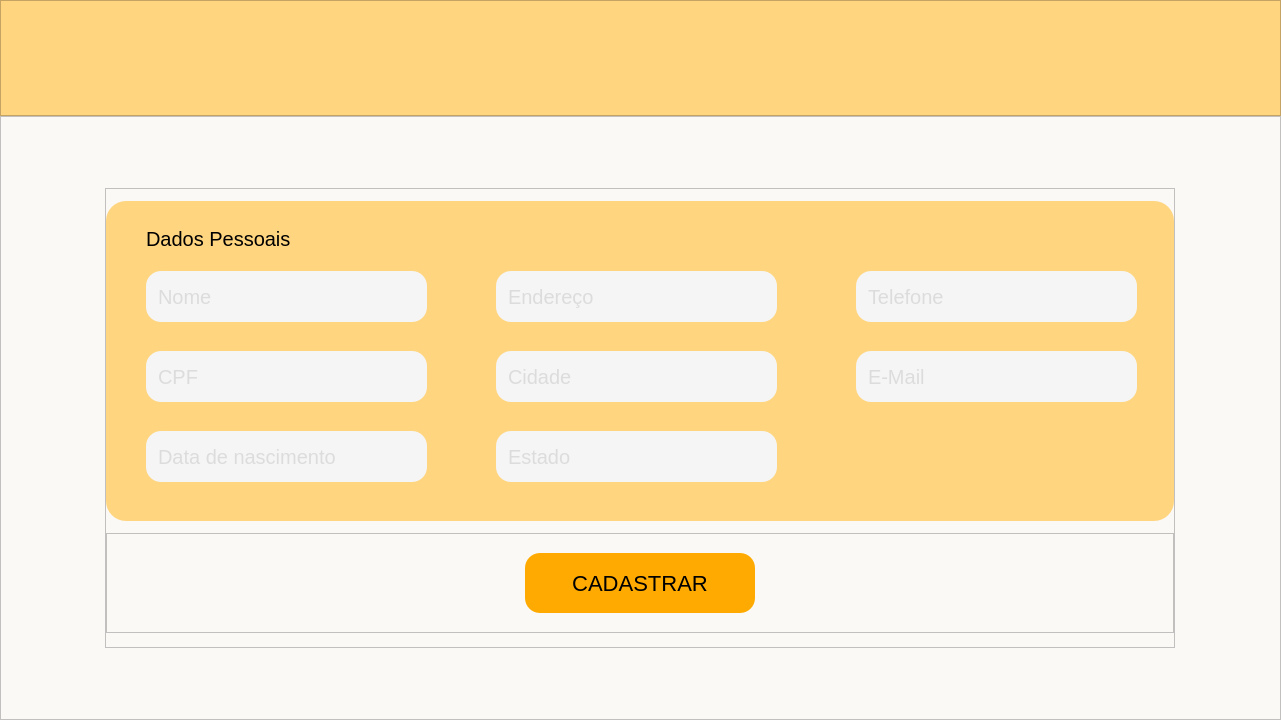
<?xml version="1.0" encoding="UTF-8"?>
<ui version="4.0">
 <class>CadastroCliente</class>
 <widget class="QMainWindow" name="CadastroCliente">
  <property name="geometry">
   <rect>
    <x>0</x>
    <y>0</y>
    <width>1281</width>
    <height>720</height>
   </rect>
  </property>
  <property name="windowTitle">
   <string>CadastroCliente</string>
  </property>
  <widget class="QWidget" name="centralwidget">
   <property name="minimumSize">
    <size>
     <width>1280</width>
     <height>720</height>
    </size>
   </property>
   <layout class="QVBoxLayout" name="verticalLayout">
    <property name="spacing">
     <number>0</number>
    </property>
    <property name="leftMargin">
     <number>0</number>
    </property>
    <property name="topMargin">
     <number>0</number>
    </property>
    <property name="rightMargin">
     <number>0</number>
    </property>
    <property name="bottomMargin">
     <number>0</number>
    </property>
    <item>
     <widget class="QFrame" name="frame_topRectangle">
      <property name="minimumSize">
       <size>
        <width>0</width>
        <height>0</height>
       </size>
      </property>
      <property name="maximumSize">
       <size>
        <width>16777215</width>
        <height>116</height>
       </size>
      </property>
      <property name="layoutDirection">
       <enum>Qt::LeftToRight</enum>
      </property>
      <property name="styleSheet">
       <string notr="true">background: #FFD580;
</string>
      </property>
      <property name="frameShape">
       <enum>QFrame::StyledPanel</enum>
      </property>
      <property name="frameShadow">
       <enum>QFrame::Raised</enum>
      </property>
      <property name="lineWidth">
       <number>1</number>
      </property>
     </widget>
    </item>
    <item>
     <widget class="QFrame" name="frame_whiteRectangle">
      <property name="minimumSize">
       <size>
        <width>1280</width>
        <height>0</height>
       </size>
      </property>
      <property name="font">
       <font>
        <family>Arial</family>
        <pointsize>20</pointsize>
       </font>
      </property>
      <property name="styleSheet">
       <string notr="true">background-color: #faf9f6;</string>
      </property>
      <property name="frameShape">
       <enum>QFrame::StyledPanel</enum>
      </property>
      <property name="frameShadow">
       <enum>QFrame::Raised</enum>
      </property>
      <layout class="QHBoxLayout" name="horizontalLayout">
       <property name="spacing">
        <number>0</number>
       </property>
       <property name="leftMargin">
        <number>0</number>
       </property>
       <property name="topMargin">
        <number>0</number>
       </property>
       <property name="rightMargin">
        <number>0</number>
       </property>
       <property name="bottomMargin">
        <number>0</number>
       </property>
       <item>
        <widget class="QFrame" name="frame">
         <property name="minimumSize">
          <size>
           <width>0</width>
           <height>0</height>
          </size>
         </property>
         <property name="maximumSize">
          <size>
           <width>1070</width>
           <height>460</height>
          </size>
         </property>
         <property name="frameShape">
          <enum>QFrame::StyledPanel</enum>
         </property>
         <property name="frameShadow">
          <enum>QFrame::Raised</enum>
         </property>
         <layout class="QVBoxLayout" name="verticalLayout_2">
          <property name="spacing">
           <number>0</number>
          </property>
          <property name="leftMargin">
           <number>0</number>
          </property>
          <property name="topMargin">
           <number>0</number>
          </property>
          <property name="rightMargin">
           <number>0</number>
          </property>
          <property name="bottomMargin">
           <number>0</number>
          </property>
          <item>
           <widget class="QFrame" name="frame_loginBox">
            <property name="enabled">
             <bool>true</bool>
            </property>
            <property name="minimumSize">
             <size>
              <width>0</width>
              <height>0</height>
             </size>
            </property>
            <property name="maximumSize">
             <size>
              <width>1070</width>
              <height>320</height>
             </size>
            </property>
            <property name="font">
             <font>
              <pointsize>-1</pointsize>
              <stylestrategy>PreferAntialias</stylestrategy>
              <kerning>true</kerning>
             </font>
            </property>
            <property name="layoutDirection">
             <enum>Qt::LeftToRight</enum>
            </property>
            <property name="styleSheet">
             <string notr="true">background: #FFD580;
border-radius: 20px;
font-size: 20px;</string>
            </property>
            <property name="frameShape">
             <enum>QFrame::StyledPanel</enum>
            </property>
            <property name="frameShadow">
             <enum>QFrame::Raised</enum>
            </property>
            <widget class="QLineEdit" name="lineEdit_user">
             <property name="geometry">
              <rect>
               <x>40</x>
               <y>70</y>
               <width>281</width>
               <height>51</height>
              </rect>
             </property>
             <property name="font">
              <font>
               <family>Arial</family>
               <pointsize>-1</pointsize>
               <stylestrategy>PreferDefault</stylestrategy>
               <kerning>true</kerning>
              </font>
             </property>
             <property name="styleSheet">
              <string notr="true">QLineEdit {
	background-color: #F5F5F5;
	border-radius: 15px;
	color: #C4C4C4;
	padding: 0px 0px 0px 10px;
}

QLineEdit:focus {
border: 2px solid #ffaa00;
color: black;
}

</string>
             </property>
             <property name="text">
              <string/>
             </property>
             <property name="alignment">
              <set>Qt::AlignLeading|Qt::AlignLeft|Qt::AlignVCenter</set>
             </property>
             <property name="placeholderText">
              <string>Nome</string>
             </property>
            </widget>
            <widget class="QLineEdit" name="lineEdit_user_2">
             <property name="geometry">
              <rect>
               <x>40</x>
               <y>150</y>
               <width>281</width>
               <height>51</height>
              </rect>
             </property>
             <property name="font">
              <font>
               <family>Arial</family>
               <pointsize>-1</pointsize>
               <stylestrategy>PreferDefault</stylestrategy>
               <kerning>true</kerning>
              </font>
             </property>
             <property name="styleSheet">
              <string notr="true">QLineEdit {
	background-color: #F5F5F5;
	border-radius: 15px;
	color: #C4C4C4;
	padding: 0px 0px 0px 10px;
}

QLineEdit:focus {
border: 2px solid #ffaa00;
color: black;
}

</string>
             </property>
             <property name="text">
              <string/>
             </property>
             <property name="alignment">
              <set>Qt::AlignLeading|Qt::AlignLeft|Qt::AlignVCenter</set>
             </property>
             <property name="placeholderText">
              <string>CPF</string>
             </property>
            </widget>
            <widget class="QLineEdit" name="lineEdit_user_3">
             <property name="geometry">
              <rect>
               <x>40</x>
               <y>230</y>
               <width>281</width>
               <height>51</height>
              </rect>
             </property>
             <property name="font">
              <font>
               <family>Arial</family>
               <pointsize>-1</pointsize>
               <stylestrategy>PreferDefault</stylestrategy>
               <kerning>true</kerning>
              </font>
             </property>
             <property name="styleSheet">
              <string notr="true">QLineEdit {
	background-color: #F5F5F5;
	border-radius: 15px;
	color: #C4C4C4;
	padding: 0px 0px 0px 10px;
}

QLineEdit:focus {
border: 2px solid #ffaa00;
color: black;
}

</string>
             </property>
             <property name="text">
              <string/>
             </property>
             <property name="alignment">
              <set>Qt::AlignLeading|Qt::AlignLeft|Qt::AlignVCenter</set>
             </property>
             <property name="placeholderText">
              <string>Data de nascimento</string>
             </property>
            </widget>
            <widget class="QLineEdit" name="lineEdit_user_4">
             <property name="geometry">
              <rect>
               <x>390</x>
               <y>150</y>
               <width>281</width>
               <height>51</height>
              </rect>
             </property>
             <property name="font">
              <font>
               <family>Arial</family>
               <pointsize>-1</pointsize>
               <stylestrategy>PreferDefault</stylestrategy>
               <kerning>true</kerning>
              </font>
             </property>
             <property name="styleSheet">
              <string notr="true">QLineEdit {
	background-color: #F5F5F5;
	border-radius: 15px;
	color: #C4C4C4;
	padding: 0px 0px 0px 10px;
}

QLineEdit:focus {
border: 2px solid #ffaa00;
color: black;
}

</string>
             </property>
             <property name="text">
              <string/>
             </property>
             <property name="alignment">
              <set>Qt::AlignLeading|Qt::AlignLeft|Qt::AlignVCenter</set>
             </property>
             <property name="placeholderText">
              <string>Cidade</string>
             </property>
            </widget>
            <widget class="QLineEdit" name="lineEdit_user_5">
             <property name="geometry">
              <rect>
               <x>390</x>
               <y>70</y>
               <width>281</width>
               <height>51</height>
              </rect>
             </property>
             <property name="font">
              <font>
               <family>Arial</family>
               <pointsize>-1</pointsize>
               <stylestrategy>PreferDefault</stylestrategy>
               <kerning>true</kerning>
              </font>
             </property>
             <property name="styleSheet">
              <string notr="true">QLineEdit {
	background-color: #F5F5F5;
	border-radius: 15px;
	color: #C4C4C4;
	padding: 0px 0px 0px 10px;
}

QLineEdit:focus {
border: 2px solid #ffaa00;
color: black;
}

</string>
             </property>
             <property name="text">
              <string/>
             </property>
             <property name="alignment">
              <set>Qt::AlignLeading|Qt::AlignLeft|Qt::AlignVCenter</set>
             </property>
             <property name="placeholderText">
              <string>Endereço</string>
             </property>
            </widget>
            <widget class="QLineEdit" name="lineEdit_user_6">
             <property name="geometry">
              <rect>
               <x>390</x>
               <y>230</y>
               <width>281</width>
               <height>51</height>
              </rect>
             </property>
             <property name="font">
              <font>
               <family>Arial</family>
               <pointsize>-1</pointsize>
               <stylestrategy>PreferDefault</stylestrategy>
               <kerning>true</kerning>
              </font>
             </property>
             <property name="styleSheet">
              <string notr="true">QLineEdit {
	background-color: #F5F5F5;
	border-radius: 15px;
	color: #C4C4C4;
	padding: 0px 0px 0px 10px;
}

QLineEdit:focus {
border: 2px solid #ffaa00;
color: black;
}

</string>
             </property>
             <property name="text">
              <string/>
             </property>
             <property name="alignment">
              <set>Qt::AlignLeading|Qt::AlignLeft|Qt::AlignVCenter</set>
             </property>
             <property name="placeholderText">
              <string>Estado</string>
             </property>
            </widget>
            <widget class="QLineEdit" name="lineEdit_user_7">
             <property name="geometry">
              <rect>
               <x>750</x>
               <y>150</y>
               <width>281</width>
               <height>51</height>
              </rect>
             </property>
             <property name="font">
              <font>
               <family>Arial</family>
               <pointsize>-1</pointsize>
               <stylestrategy>PreferDefault</stylestrategy>
               <kerning>true</kerning>
              </font>
             </property>
             <property name="styleSheet">
              <string notr="true">QLineEdit {
	background-color: #F5F5F5;
	border-radius: 15px;
	color: #C4C4C4;
	padding: 0px 0px 0px 10px;
}

QLineEdit:focus {
border: 2px solid #ffaa00;
color: black;
}

</string>
             </property>
             <property name="text">
              <string/>
             </property>
             <property name="alignment">
              <set>Qt::AlignLeading|Qt::AlignLeft|Qt::AlignVCenter</set>
             </property>
             <property name="placeholderText">
              <string>E-Mail</string>
             </property>
            </widget>
            <widget class="QLineEdit" name="lineEdit_user_8">
             <property name="geometry">
              <rect>
               <x>750</x>
               <y>70</y>
               <width>281</width>
               <height>51</height>
              </rect>
             </property>
             <property name="font">
              <font>
               <family>Arial</family>
               <pointsize>-1</pointsize>
               <stylestrategy>PreferDefault</stylestrategy>
               <kerning>true</kerning>
              </font>
             </property>
             <property name="styleSheet">
              <string notr="true">QLineEdit {
	background-color: #F5F5F5;
	border-radius: 15px;
	color: #C4C4C4;
	padding: 0px 0px 0px 10px;
}

QLineEdit:focus {
border: 2px solid #ffaa00;
color: black;
}

</string>
             </property>
             <property name="text">
              <string/>
             </property>
             <property name="alignment">
              <set>Qt::AlignLeading|Qt::AlignLeft|Qt::AlignVCenter</set>
             </property>
             <property name="placeholderText">
              <string>Telefone</string>
             </property>
            </widget>
            <widget class="QLabel" name="label">
             <property name="geometry">
              <rect>
               <x>40</x>
               <y>30</y>
               <width>151</width>
               <height>16</height>
              </rect>
             </property>
             <property name="text">
              <string>Dados Pessoais</string>
             </property>
            </widget>
           </widget>
          </item>
          <item>
           <widget class="QFrame" name="frame_4">
            <property name="maximumSize">
             <size>
              <width>1070</width>
              <height>100</height>
             </size>
            </property>
            <property name="frameShape">
             <enum>QFrame::StyledPanel</enum>
            </property>
            <property name="frameShadow">
             <enum>QFrame::Raised</enum>
            </property>
            <layout class="QHBoxLayout" name="horizontalLayout_2">
             <item>
              <widget class="QPushButton" name="pushButton_enter">
               <property name="maximumSize">
                <size>
                 <width>230</width>
                 <height>60</height>
                </size>
               </property>
               <property name="font">
                <font>
                 <family>Arial</family>
                 <pointsize>-1</pointsize>
                 <stylestrategy>PreferDefault</stylestrategy>
                 <kerning>true</kerning>
                </font>
               </property>
               <property name="focusPolicy">
                <enum>Qt::ClickFocus</enum>
               </property>
               <property name="styleSheet">
                <string notr="true">QPushButton {
	background: #FFAA00;
	border-radius: 15px;
	font-size: 22px;
}
QPushButton:pressed {
	background: #ed9e02;
}</string>
               </property>
               <property name="text">
                <string>CADASTRAR</string>
               </property>
              </widget>
             </item>
            </layout>
           </widget>
          </item>
         </layout>
        </widget>
       </item>
      </layout>
     </widget>
    </item>
   </layout>
  </widget>
 </widget>
 <resources>
  <include location="../../AppData/Local/Programs/Python/Python39/Lib/site-packages/qt5_applications/Qt/bin/file_rc.qrc"/>
 </resources>
 <connections/>
</ui>
